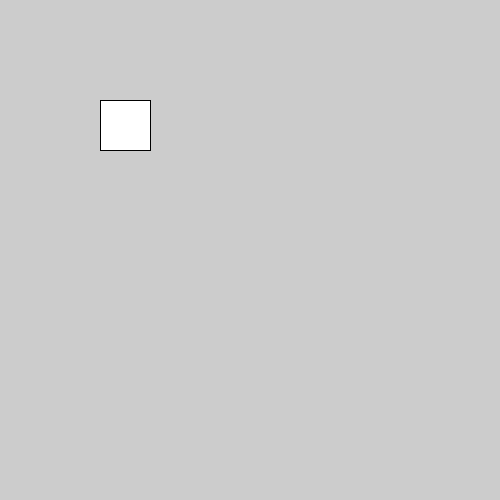
Frame 1 (no input)
Frame 60 (the mouse pressed at the canvas centre just before this capture): identical to frame 1, image omitted
Frame 120 (the mouse held since frame 60 and released just before this capture): identical to frame 1, image omitted

The Processing sketch that drew this single still picture (run headless with seeded random() and noise(); from frame 60 on, the mouse is pressed at the canvas centre):

// Processing sketch: Pong_03_Move
// ── Pong_03_Move.pde
/*
HKB Massive Interfaces Basics
 Created by Michael Flueckiger
 
 */



int posX=100;
int posY=100;

// Funktionen: Wiederverwendbare Programmblöcke
void setup() { 
  size(500, 500);
}


// Funktionen: Drawloop. wird x-mal pro Sekunde wiederholt. 

void draw() {
  rect(posX, posY, 50, 50);
}

void mouseMoved(){
posX=mouseX;
posY=mouseY;
}
